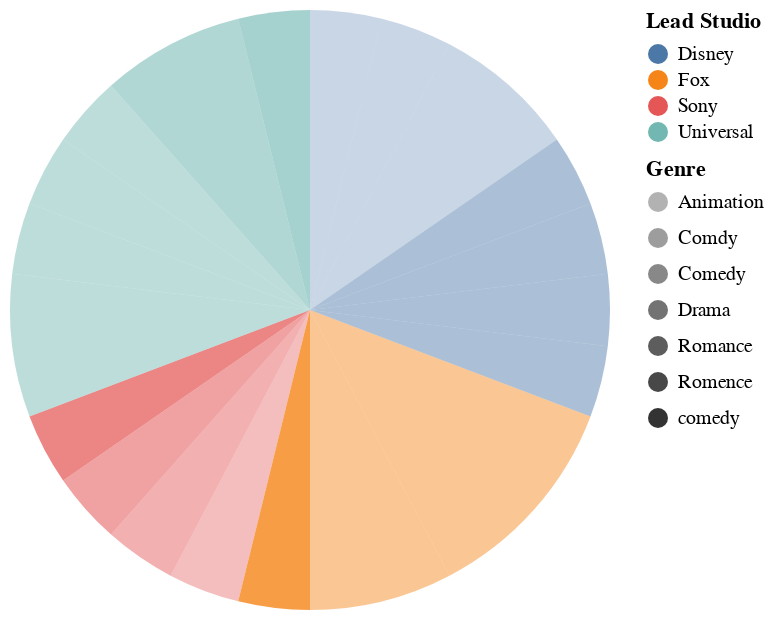

Notebook code for this chart:
### Code cell
c = alt.Chart(df_).mark_arc(innerRadius=0).encode(
    theta=alt.Theta('count:Q',),  
    color=alt.Color("Lead Studio", type="nominal"),
    detail=alt.Detail("Film"),
    tooltip=["Genre","Lead Studio","Year"],
    opacity=alt.Opacity("Genre")
).transform_aggregate(
    count='count(*)', 
    groupby=['Lead Studio',"Genre","Year"] 
).interactive()
c

### Figure 1 — Vega-Lite specification as saved in the notebook (floating-point values rounded to 4 significant figures)
{"config": {"view": {"continuousWidth": 300, "continuousHeight": 300}}, "data": {"name": "data-78e85b10d9604020181a80c79da34649"}, "mark": {"type": "arc", "innerRadius": 0}, "encoding": {"color": {"field": "Lead Studio", "type": "nominal"}, "detail": {"field": "Film", "type": "nominal"}, "opacity": {"field": "Genre", "type": "nominal"}, "theta": {"field": "count", "type": "quantitative"}, "tooltip": [{"field": "Genre", "type": "nominal"}, {"field": "Lead Studio", "type": "nominal"}, {"field": "Year", "type": "quantitative"}]}, "params": [{"name": "param_24", "select": {"type": "interval", "encodings": ["x", "y"]}, "bind": "scales"}], "transform": [{"aggregate": [{"op": "count", "field": "*", "as": "count"}], "groupby": ["Lead Studio", "Genre", "Year"]}], "$schema": "https://vega.github.io/schema/vega-lite/v5.8.0.json", "datasets": {"data-78e85b10d9604020181a80c79da34649": [{"Film": "When in Rome", "Genre": "Comedy", "Lead Studio": "Disney", "Audience score %": 44, "Profitability": 0.0, "Rotten Tomatoes %": 15, "Worldwide Gross": "$43.04 ", "Year": 2010}, {"Film": "What Happens in Vegas", "Genre": "Comedy", "Lead Studio": "Fox", "Audience score %": 72, "Profitability": 6.268, "Rotten Tomatoes %": 28, "Worldwide Gross": "$219.37 ", "Year": 2008}, {"Film": "WALL-E", "Genre": "Animation", "Lead Studio": "Disney", "Audience score %": 89, "Profitability": 2.896, "Rotten Tomatoes %": 96, "Worldwide Gross": "$521.28 ", "Year": 2008}, {"Film": "The Proposal", "Genre": "Comedy", "Lead Studio": "Disney", "Audience score %": 74, "Profitability": 7.867, "Rotten Tomatoes %": 43, "Worldwide Gross": "$314.70 ", "Year": 2009}, {"Film": "Tangled", "Genre": "Animation", "Lead Studio": "Disney", "Audience score %": 88, "Profitability": 1.366, "Rotten Tomatoes %": 89, "Worldwide Gross": "$355.01 ", "Year": 2010}, {"Film": "Nick and Norah's Infinite Playlist", "Genre": "Comedy", "Lead Studio": "Sony", "Audience score %": 67, "Profitability": 3.353, "Rotten Tomatoes %": 73, "Worldwide Gross": "$33.53 ", "Year": 2008}, {"Film": "Midnight in Paris", "Genre": "Romence", "Lead Studio": "Sony", "Audience score %": 84, "Profitability": 8.745, "Rotten Tomatoes %": 93, "Worldwide Gross": "$148.66 ", "Year": 2011}, {"Film": "Marley and Me", "Genre": "Comedy", "Lead Studio": "Fox", "Audience score %": 77, "Profitability": 3.747, "Rotten Tomatoes %": 63, "Worldwide Gross": "$206.07 ", "Year": 2008}, {"Film": "Mamma Mia!", "Genre": "Comedy", "Lead Studio": "Universal", "Audience score %": 76, "Profitability": 9.234, "Rotten Tomatoes %": 53, "Worldwide Gross": "$609.47 ", "Year": 2008}, {"Film": "Mamma Mia!", "Genre": "Comedy", "Lead Studio": "Universal", "Audience score %": 76, "Profitability": 9.234, "Rotten Tomatoes %": 53, "Worldwide Gross": "$609.47 ", "Year": 2008}, {"Film": "Made of Honor", "Genre": "Comdy", "Lead Studio": "Sony", "Audience score %": 61, "Profitability": 2.649, "Rotten Tomatoes %": 13, "Worldwide Gross": "$105.96 ", "Year": 2008}, {"Film": "Love Happens", "Genre": "Drama", "Lead Studio": "Universal", "Audience score %": 40, "Profitability": 2.004, "Rotten Tomatoes %": 18, "Worldwide Gross": "$36.08 ", "Year": 2009}, {"Film": "Love & Other Drugs", "Genre": "Comedy", "Lead Studio": "Fox", "Audience score %": 55, "Profitability": 1.818, "Rotten Tomatoes %": 48, "Worldwide Gross": "$54.53 ", "Year": 2010}, {"Film": "Leap Year", "Genre": "Comedy", "Lead Studio": "Universal", "Audience score %": 49, "Profitability": 1.715, "Rotten Tomatoes %": 21, "Worldwide Gross": "$32.59 ", "Year": 2010}, {"Film": "Knocked Up", "Genre": "Comedy", "Lead Studio": "Universal", "Audience score %": 83, "Profitability": 6.636, "Rotten Tomatoes %": 91, "Worldwide Gross": "$219 ", "Year": 2007}, {"Film": "Just Wright", "Genre": "Comedy", "Lead Studio": "Fox", "Audience score %": 58, "Profitability": 1.797, "Rotten Tomatoes %": 45, "Worldwide Gross": "$21.57 ", "Year": 2010}, {"Film": "Jane Eyre", "Genre": "Romance", "Lead Studio": "Universal", "Audience score %": 77, "Profitability": 0.0, "Rotten Tomatoes %": 85, "Worldwide Gross": "$30.15 ", "Year": 2011}, {"Film": "It's Complicated", "Genre": "Comedy", "Lead Studio": "Universal", "Audience score %": 63, "Profitability": 2.642, "Rotten Tomatoes %": 56, "Worldwide Gross": "$224.60 ", "Year": 2009}, {"Film": "High School Musical 3: Senior Year", "Genre": "Comedy", "Lead Studio": "Disney", "Audience score %": 76, "Profitability": 22.91, "Rotten Tomatoes %": 65, "Worldwide Gross": "$252.04 ", "Year": 2008}, {"Film": "Gnomeo and Juliet", "Genre": "Animation", "Lead Studio": "Disney", "Audience score %": 52, "Profitability": 5.388, "Rotten Tomatoes %": 56, "Worldwide Gross": "$193.97 ", "Year": 2011}, {"Film": "Gnomeo and Juliet", "Genre": "Animation", "Lead Studio": "Disney", "Audience score %": 52, "Profitability": 5.388, "Rotten Tomatoes %": 56, "Worldwide Gross": "$193.97 ", "Year": 2011}, {"Film": "Enchanted", "Genre": "Comedy", "Lead Studio": "Disney", "Audience score %": 80, "Profitability": 4.006, "Rotten Tomatoes %": 93, "Worldwide Gross": "$340.49 ", "Year": 2007}, {"Film": "Dear John", "Genre": "Drama", "Lead Studio": "Sony", "Audience score %": 66, "Profitability": 4.599, "Rotten Tomatoes %": 29, "Worldwide Gross": "$114.97 ", "Year": 2010}, {"Film": "A Serious Man", "Genre": "Drama", "Lead Studio": "Universal", "Audience score %": 64, "Profitability": 4.383, "Rotten Tomatoes %": 89, "Worldwide Gross": "$30.68 ", "Year": 2009}, {"Film": "27 Dresses", "Genre": "Comedy", "Lead Studio": "Fox", "Audience score %": 71, "Profitability": 5.344, "Rotten Tomatoes %": 40, "Worldwide Gross": "$160.31 ", "Year": 2008}, {"Film": "(500) Days of Summer", "Genre": "comedy", "Lead Studio": "Fox", "Audience score %": 81, "Profitability": 8.096, "Rotten Tomatoes %": 87, "Worldwide Gross": "$60.72 ", "Year": 2009}]}}
